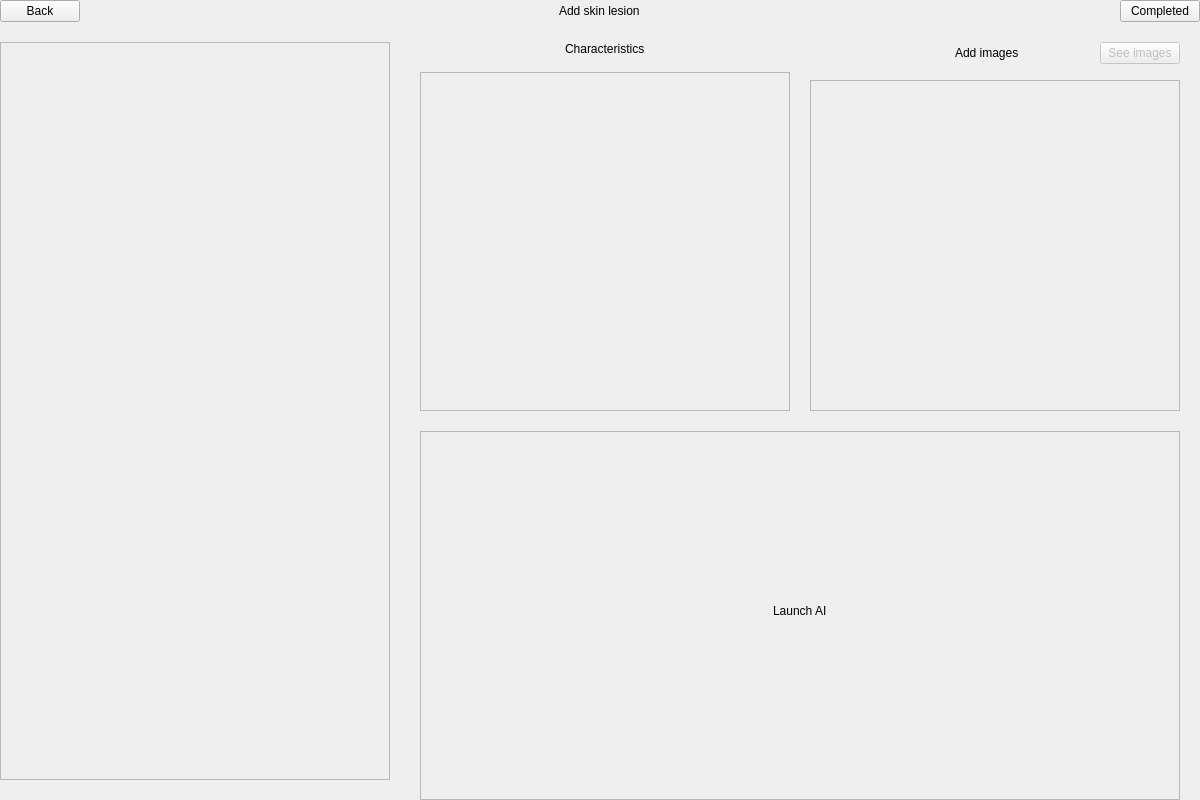
<?xml version="1.0" encoding="UTF-8"?>
<ui version="4.0">
 <class>upsert_skin_lesion</class>
 <widget class="QWidget" name="upsert_skin_lesion">
  <property name="geometry">
   <rect>
    <x>0</x>
    <y>0</y>
    <width>1200</width>
    <height>800</height>
   </rect>
  </property>
  <property name="windowTitle">
   <string>Loggin</string>
  </property>
  <property name="styleSheet">
   <string notr="true"/>
  </property>
  <layout class="QVBoxLayout" name="verticalLayout_2">
   <property name="spacing">
    <number>0</number>
   </property>
   <property name="leftMargin">
    <number>0</number>
   </property>
   <property name="topMargin">
    <number>0</number>
   </property>
   <property name="rightMargin">
    <number>0</number>
   </property>
   <property name="bottomMargin">
    <number>0</number>
   </property>
   <item>
    <layout class="QHBoxLayout" name="ly_navigator" stretch="1,1,1">
     <property name="spacing">
      <number>0</number>
     </property>
     <property name="topMargin">
      <number>0</number>
     </property>
     <property name="rightMargin">
      <number>0</number>
     </property>
     <item alignment="Qt::AlignLeft">
      <widget class="NavigatorButton" name="bt_back">
       <property name="text">
        <string>Back</string>
       </property>
      </widget>
     </item>
     <item alignment="Qt::AlignHCenter">
      <widget class="Label" name="lb_title">
       <property name="text">
        <string>Add skin lesion</string>
       </property>
      </widget>
     </item>
     <item alignment="Qt::AlignRight">
      <widget class="NavigatorButton" name="bt_complete">
       <property name="text">
        <string>Completed</string>
       </property>
      </widget>
     </item>
    </layout>
   </item>
   <item>
    <layout class="QHBoxLayout" name="ly_center" stretch="1,2">
     <property name="spacing">
      <number>30</number>
     </property>
     <property name="topMargin">
      <number>20</number>
     </property>
     <item>
      <layout class="QVBoxLayout" name="ly_left">
       <property name="bottomMargin">
        <number>20</number>
       </property>
       <item>
        <widget class="Body2DContainer" name="c_body2d">
         <property name="frameShape">
          <enum>QFrame::StyledPanel</enum>
         </property>
         <property name="frameShadow">
          <enum>QFrame::Raised</enum>
         </property>
        </widget>
       </item>
      </layout>
     </item>
     <item>
      <layout class="QVBoxLayout" name="ly_right" stretch="1,1">
       <property name="spacing">
        <number>20</number>
       </property>
       <property name="rightMargin">
        <number>20</number>
       </property>
       <item>
        <layout class="QHBoxLayout" name="ly_skin_lesion_content">
         <property name="spacing">
          <number>20</number>
         </property>
         <item>
          <layout class="QVBoxLayout" name="ly_characteristics">
           <property name="spacing">
            <number>16</number>
           </property>
           <item alignment="Qt::AlignHCenter">
            <widget class="Label" name="lb_characteristics">
             <property name="maximumSize">
              <size>
               <width>16777215</width>
               <height>20</height>
              </size>
             </property>
             <property name="text">
              <string>Characteristics</string>
             </property>
            </widget>
           </item>
           <item>
            <widget class="QScrollArea" name="sc_characteristics">
             <property name="widgetResizable">
              <bool>true</bool>
             </property>
             <widget class="QWidget" name="c_characteristics_content">
              <property name="geometry">
               <rect>
                <x>0</x>
                <y>0</y>
                <width>364</width>
                <height>328</height>
               </rect>
              </property>
              <layout class="QVBoxLayout" name="verticalLayout_30">
               <item>
                <layout class="QVBoxLayout" name="ly_characteristics_content"/>
               </item>
               <item>
                <spacer name="verticalSpacer_3">
                 <property name="orientation">
                  <enum>Qt::Vertical</enum>
                 </property>
                 <property name="sizeHint" stdset="0">
                  <size>
                   <width>20</width>
                   <height>40</height>
                  </size>
                 </property>
                </spacer>
               </item>
              </layout>
             </widget>
            </widget>
           </item>
          </layout>
         </item>
         <item>
          <layout class="QVBoxLayout" name="ly_images">
           <property name="spacing">
            <number>16</number>
           </property>
           <item>
            <layout class="QHBoxLayout" name="horizontalLayout" stretch="1,1,1">
             <property name="leftMargin">
              <number>0</number>
             </property>
             <property name="topMargin">
              <number>0</number>
             </property>
             <property name="rightMargin">
              <number>0</number>
             </property>
             <property name="bottomMargin">
              <number>0</number>
             </property>
             <item>
              <spacer name="horizontalSpacer">
               <property name="orientation">
                <enum>Qt::Horizontal</enum>
               </property>
               <property name="sizeHint" stdset="0">
                <size>
                 <width>40</width>
                 <height>20</height>
                </size>
               </property>
              </spacer>
             </item>
             <item alignment="Qt::AlignHCenter">
              <widget class="Label" name="lb_add_images">
               <property name="maximumSize">
                <size>
                 <width>16777215</width>
                 <height>20</height>
                </size>
               </property>
               <property name="text">
                <string>Add images</string>
               </property>
              </widget>
             </item>
             <item alignment="Qt::AlignRight">
              <widget class="Button" name="bt_see_images">
               <property name="enabled">
                <bool>false</bool>
               </property>
               <property name="text">
                <string>See images</string>
               </property>
              </widget>
             </item>
            </layout>
           </item>
           <item>
            <widget class="QScrollArea" name="sc_images">
             <property name="widgetResizable">
              <bool>true</bool>
             </property>
             <widget class="QWidget" name="c_images_content">
              <property name="geometry">
               <rect>
                <x>0</x>
                <y>0</y>
                <width>364</width>
                <height>318</height>
               </rect>
              </property>
              <layout class="QVBoxLayout" name="verticalLayout_10">
               <item>
                <layout class="QVBoxLayout" name="ly_add_skl_img"/>
               </item>
               <item>
                <spacer name="verticalSpacer_2">
                 <property name="orientation">
                  <enum>Qt::Vertical</enum>
                 </property>
                 <property name="sizeHint" stdset="0">
                  <size>
                   <width>20</width>
                   <height>40</height>
                  </size>
                 </property>
                </spacer>
               </item>
              </layout>
             </widget>
            </widget>
           </item>
          </layout>
         </item>
        </layout>
       </item>
       <item>
        <widget class="QFrame" name="c_ai_results">
         <property name="frameShape">
          <enum>QFrame::StyledPanel</enum>
         </property>
         <property name="frameShadow">
          <enum>QFrame::Raised</enum>
         </property>
         <layout class="QVBoxLayout" name="verticalLayout">
          <property name="leftMargin">
           <number>0</number>
          </property>
          <property name="topMargin">
           <number>0</number>
          </property>
          <property name="rightMargin">
           <number>0</number>
          </property>
          <property name="bottomMargin">
           <number>0</number>
          </property>
          <item alignment="Qt::AlignHCenter">
           <widget class="Label" name="lb_lauch_ai">
            <property name="maximumSize">
             <size>
              <width>16777215</width>
              <height>25</height>
             </size>
            </property>
            <property name="text">
             <string>Launch AI</string>
            </property>
           </widget>
          </item>
          <item>
           <layout class="QVBoxLayout" name="ly_ai_results">
            <property name="bottomMargin">
             <number>10</number>
            </property>
           </layout>
          </item>
         </layout>
        </widget>
       </item>
      </layout>
     </item>
    </layout>
   </item>
  </layout>
 </widget>
 <customwidgets>
  <customwidget>
   <class>Label</class>
   <extends>QLabel</extends>
   <header>.promoted.label</header>
  </customwidget>
  <customwidget>
   <class>NavigatorButton</class>
   <extends>QPushButton</extends>
   <header>.promoted.navigator_button</header>
  </customwidget>
  <customwidget>
   <class>Button</class>
   <extends>QPushButton</extends>
   <header>.promoted.button</header>
  </customwidget>
  <customwidget>
   <class>Body2DContainer</class>
   <extends>QFrame</extends>
   <header>.promoted.body2d_container</header>
   <container>1</container>
  </customwidget>
 </customwidgets>
 <resources/>
 <connections/>
</ui>
